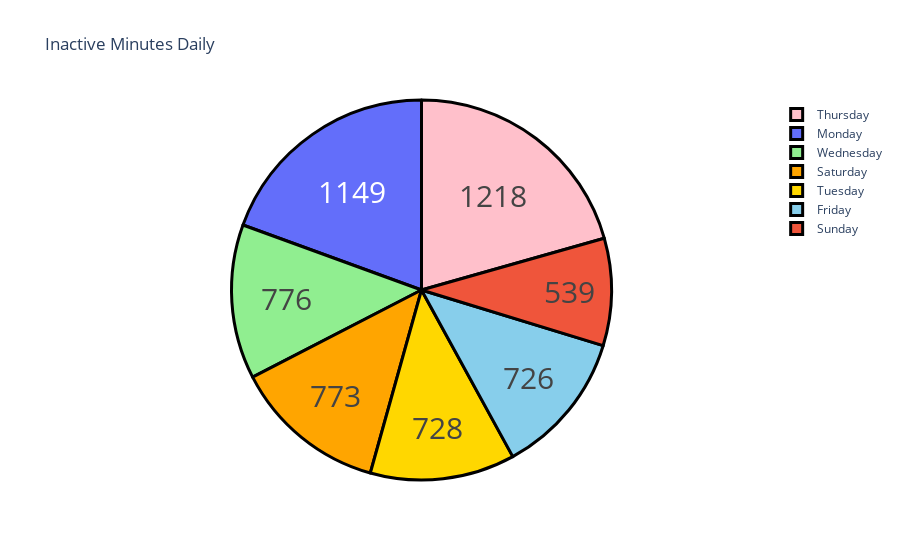

Notebook code cell kept with this figure:
### Markdown cell above
Let's Examine the Number of Inactive Minutes for Each Day of the Week"

### Code cell
day = data['Day'].value_counts()
label = day.index
counts = data['SedentaryMinutes']
colors = ['gold','lightgreen','pink','skyblue','orange']

fig = go.Figure(data=[go.Pie(labels=label, values=counts)])
fig.update_layout(title_text='Inactive Minutes Daily')
fig.update_traces(hoverinfo='label+percent', textinfo='value', textfont_size=30,
                 marker=dict(colors=colors, line=dict(color='black', width=3)))

fig.show()

### Figure 1 — Plotly figure (JSON) as saved in the notebook; plotly's stock layout.template omitted (floating-point values rounded to 4 significant figures; data arrays with more than 128 entries replaced by an {"elided": "..."} marker saying what was removed)
{"data": [{"hoverinfo": "label+percent", "labels": ["Tuesday", "Wednesday", "Thursday", "Friday", "Saturday", "Sunday", "Monday"], "marker": {"colors": ["gold", "lightgreen", "pink", "skyblue", "orange"], "line": {"color": "black", "width": 3}}, "textfont": {"size": 30}, "textinfo": "value", "type": "pie", "values": {"elided": "940 int values"}}], "layout": {"autosize": true, "title": {"text": "Inactive Minutes Daily"}}}
